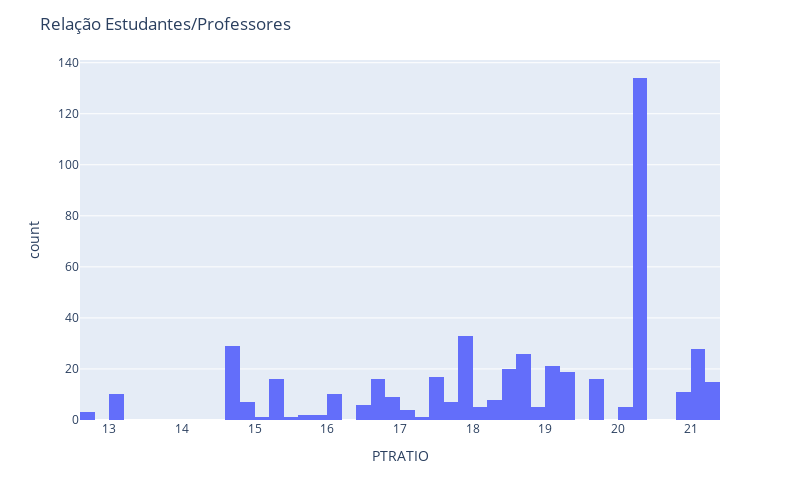

Write notebook code for a chart like this one.
### Code cell
hist =  px.histogram (df,  x = "PTRATIO", nbins=60) 
hist.update_layout(width=800,height=500,title_text='Relação Estudantes/Professores') 
hist.show()

### Figure 1 — Plotly figure (JSON) as saved in the notebook; plotly's stock layout.template omitted (floating-point values rounded to 4 significant figures; data arrays with more than 128 entries replaced by an {"elided": "..."} marker saying what was removed)
{"data": [{"alignmentgroup": "True", "bingroup": "x", "hovertemplate": "PTRATIO=%{x}<br>count=%{y}<extra></extra>", "legendgroup": "", "marker": {"color": "#636efa", "pattern": {"shape": ""}}, "name": "", "nbinsx": 60, "offsetgroup": "", "orientation": "v", "showlegend": false, "type": "histogram", "x": {"elided": "489 float values"}, "xaxis": "x", "yaxis": "y"}], "layout": {"barmode": "relative", "height": 500, "legend": {"tracegroupgap": 0}, "margin": {"t": 60}, "title": {"text": "Relação Estudantes/Professores"}, "width": 800, "xaxis": {"anchor": "y", "domain": [0, 1], "title": {"text": "PTRATIO"}}, "yaxis": {"anchor": "x", "domain": [0, 1], "title": {"text": "count"}}}}
